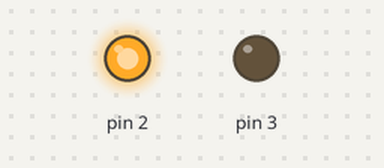
Simulated run of this sketch. Board: Arduino Uno, built with avr-gcc and run on an emulated ATmega328P. Parts: output pins drawn as LEDs (lit = HIGH).

Above: at 1.5 s.
At 4.5 s:
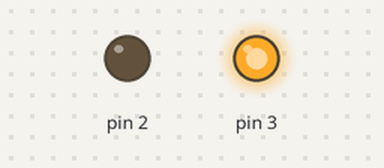
Timing chart, 0 to 7.8 s (numbered marks = the images above):
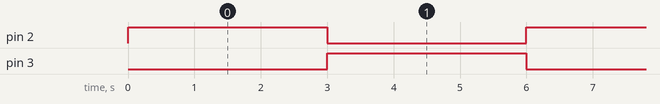

The sketch:

Digital_Flash_3-Second.ino
```cpp
void setup() {
  pinMode(2, OUTPUT);
  pinMode(3, OUTPUT);
}

void loop() {
  digitalWrite(2, HIGH);
  digitalWrite(3, LOW);
  delay(3000);
  digitalWrite(3, HIGH);
  digitalWrite(2, LOW);
  delay(3000);
}
```

Measured:
- by itself, pin 2, pin 3: alternates HIGH for 3.0 s and LOW for 3.0 s
